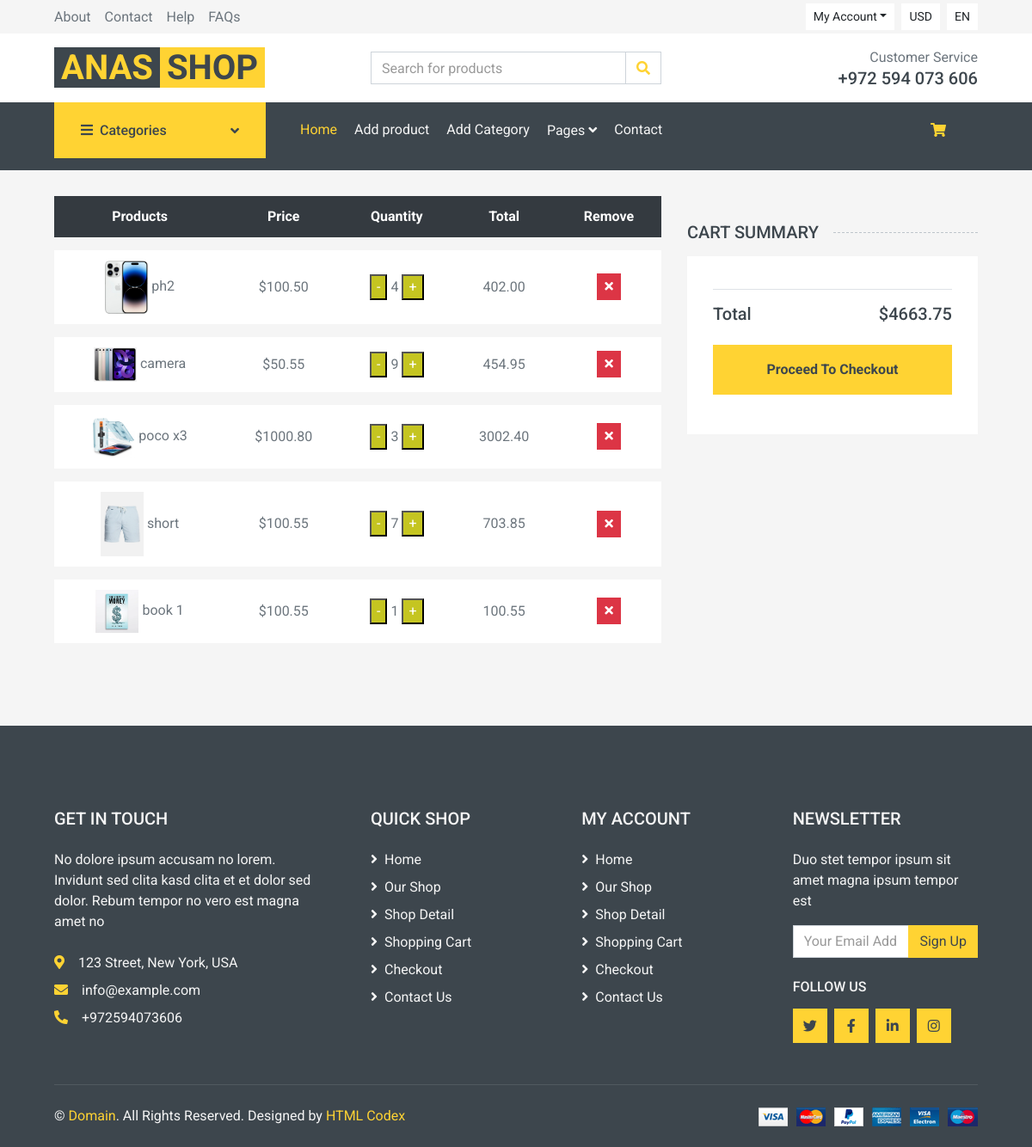
The app's page /cart/ (signed in) with its own data.
### app1/models.py (models this page shows, shortened)
class CartItem(models.Model):
    product = models.ForeignKey(Product, on_delete=models.CASCADE) #هون انا عندي لينك بين عناصر الكارت وعناصر البرودكت ممكن مجموعة من الكارت ايتم يكومو نفس البرودكت الواحد
    user = models.ForeignKey(User,on_delete=models.CASCADE)
    quantity = models.PositiveIntegerField(default=1)
    total_price_one_product = models.DecimalField(max_digits=9, decimal_places=2, default=0.00)

class Product(models.Model):
    name = models.CharField(max_length=40)
    price = models.DecimalField(max_digits=9, decimal_places=2)
    image = models.ImageField(upload_to='products_images/')
    category = models.ForeignKey(Category,on_delete=models.CASCADE)
    last_price = models.DecimalField(max_digits=9,decimal_places=2,default=0.00)
    rating_range = models.PositiveIntegerField(default=3)
    description = models.TextField(max_length=4000,default="test Description")

### app1/views.py (the view)
# urls.py: path('cart/',views.view_cart,name="cart_view"),
@login_required
def view_cart(request):
    cart_items = CartItem.objects.filter(user=request.user)
    categories = Category.objects.all()
    for cart_item in cart_items:
        cart_item.total_price_one_product = cart_item.product.price * cart_item.quantity
    total = sum(cartitem.product.price * cartitem.quantity for cartitem in cart_items)
    return render(request, 'cart.html', {'cart_items': cart_items, 'categories': categories,'total': total})

### app1/templates/cart.html (shortened to what this page needs)
{% extends 'base.html' %}
{% block content %}
    <div class="container-fluid">
        <div class="row px-xl-5">
            <div class="col-lg-8 table-responsive mb-5">
                <table class="table table-light table-borderless table-hover text-center mb-0">
                    <thead class="thead-dark">
                        <tr>
                            <th>Products</th>
                            <th>Price</th>
                            <th>Quantity</th>
                            <th>Total</th>
                            <th>Remove</th>
                        </tr>
                    </thead>
                    <tbody class="align-middle">
                        {% for cart_item in cart_items %}
                            <tr>
                                <td class="align-middle">
                                    <img src="{{ cart_item.product.image.url }}" alt="Product Image" style="width: 50px;">
                                    {{ cart_item.product.name }}
                                </td>
                                <td class="align-middle">${{ cart_item.product.price }}</td>
                                <td class="align-middle">
                                    <form method="POST" action="{% url 'update_quantity' cart_item.id %}">
                                        <button type="submit" name="quantity_change" value="decrement" class="minus-button">-</button>
                                        <span class="quantity-value" data-quantity="{{ cart_item.quantity }}">{{ cart_item.quantity }}</span>
                                        <button type="submit" name="quantity_change" value="increment" class="plus-button">+</button>
                                    </form>
                                </td>
                                <td class="align-middle">
                                    <span class="quantity-value" data-price="{{ cart_item.product.price }}">{{ cart_item.total_price_one_product }}</span>
                                </td>
                                <td class="align-middle">
                                    <a href="{% url 'cancel_from_cart' product_id=cart_item.product.id %}">
                                        <button class="btn btn-sm btn-danger">
                                            <i class="fa fa-times"></i>
                                        </button>
                                    </a>
                                </td>
                            </tr>
                        {% endfor %}
                    </tbody>
                </table>
            </div>
            <div class="col-lg-4">
                <h5 class="section-title position-relative text-uppercase mb-3">
                    <span class="bg-secondary pr-3">Cart Summary</span>
                </h5>
                <div class="bg-light p-30 mb-5">
                    <div class="border-bottom pb-2">
                    </div>
                    <div class="pt-2">
                        <div class="d-flex justify-content-between mt-2">
                            <h5>Total</h5>
                            <h5>${{ total }}</h5>
                        </div>
                        <button class="btn btn-block btn-primary font-weight-bold my-3 py-3">
                            Proceed To Checkout
                        </button>
                    </div>
                </div>
            </div>
        </div>
    </div>
{% endblock %}

### app1/templates/cart.html (style rules this page uses)
.minus-button { background-color: rgb(197, 197, 33); color: white; }
.plus-button { background-color: rgb(197, 197, 33); color: white; }

### records on screen
CartItem: product.image (picture), product.name "ph2", product.price "100.50", quantity "4", total_price_one_product "402.00"
CartItem: product.image (picture), product.name "camera", product.price "50.55", quantity "9", total_price_one_product "454.95"
CartItem: product.image (picture), product.name "poco x3", product.price "1000.80", quantity "3", total_price_one_product "3002.40"
CartItem: product.image (picture), product.name "short", product.price "100.55", quantity "7", total_price_one_product "703.85"
CartItem: product.image (picture), product.name "book 1", product.price "100.55", quantity "1", total_price_one_product "100.55"

### other values on screen
{{ total }} "4663.75"
